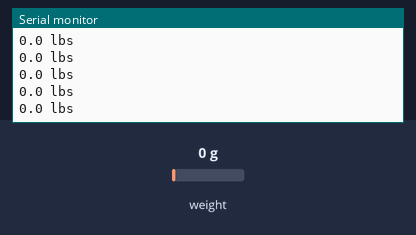
Simulated run of this sketch. Board: Arduino Uno, built with avr-gcc and run on an emulated ATmega328P. On the bench: the last lines printed to the serial monitor. The test bench sets the inputs (shaded band); at power-on: weight on the scale 0 g.

Above: at 2.2 s.
2.3 s: weight on the scale set to 100 g
At 2.31 s:
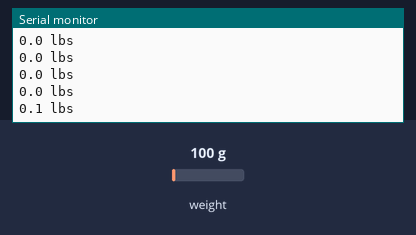
3.8 s: weight on the scale set to 1250 g
At 3.82 s:
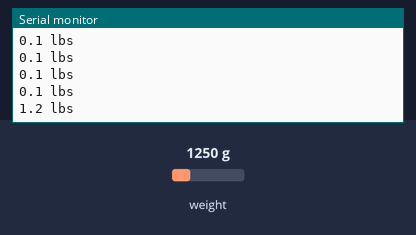
Timing chart, 0 to 6.8 s (numbered marks = the images above; inputs shaded):
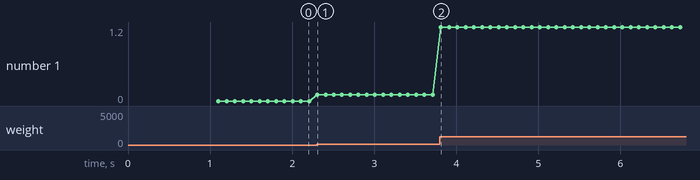

Measured:
- after the input at 2.3 s, the serial monitor: prints a new line at once (image 1)
- after the input at 3.8 s, the serial monitor: prints a new line at once (image 2)
- plotted number 1: 0 → 0.1 after the input at 2.3 s, 0.1 → 1.2 after the input at 3.8 s

The sketch:

read-values.ino
```cpp
#include "HX711.h"

#define DOUT  2
#define CLK  3

HX711 scale;

float calibration_factor = 23100; // Derived from running the ../calibration sketch

void setup() {
  Serial.begin(9600);
  scale.begin(DOUT, CLK);

  scale.set_scale(calibration_factor); // Adjust to this calibration factor
  scale.tare(); // Reset the scale to 0
}

void loop() {
  Serial.print(scale.get_units(), 1);
  Serial.print(" lbs"); // Change this to kg and re-adjust the calibration factor if you follow SI units like a sane person
  Serial.println();
}
```
